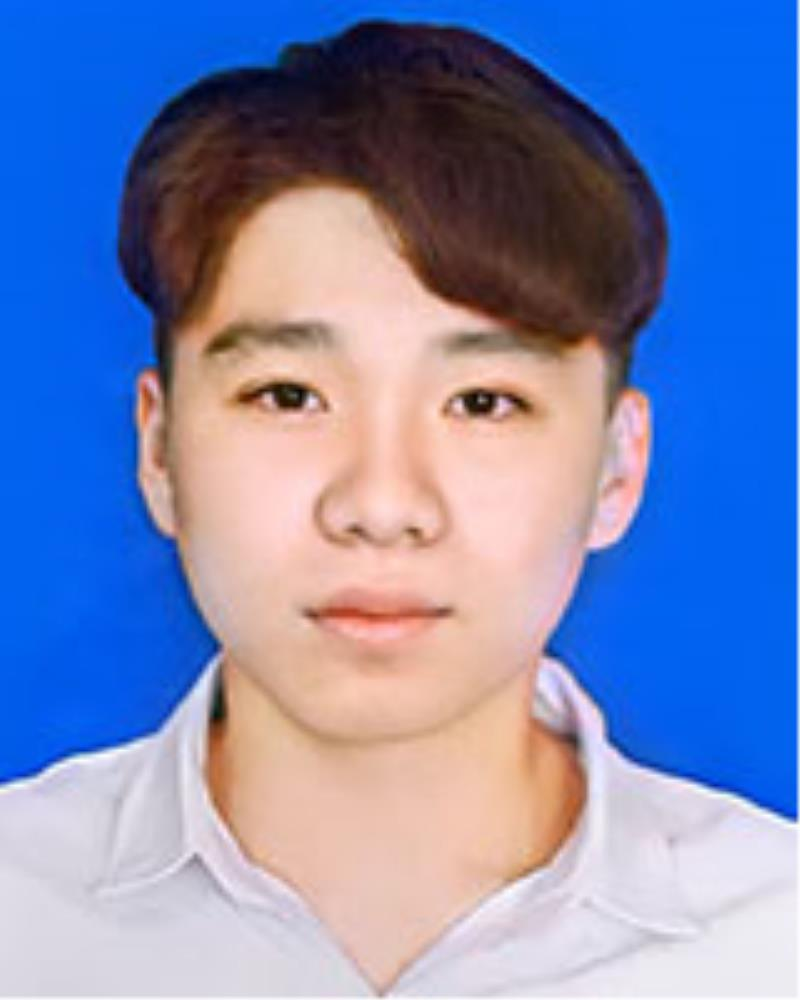
#> input picture project1/img/download.png, 800 x 1000 px
$ jupyter execute project1.ipynb
#> lines starting #> are read from the running program, lines starting #| are printed output that depends on the picture; after the words box and inside, x2 and y2 are one past the last pixel; in counts of white or black regions, pixels touching at a corner belong together
# Import libraries

[cell 1]
import numpy as np
import cv2
import matplotlib.pyplot as plt

path = "./img/download.png"

# Checkered Board

[cell 2]
def create_chess_board(W, h, rows, cols):
    # Tạo một mảng 2 chiều với kích thước rows x cols và đặt giá trị xen kẽ 0 và 1
#> called with W = 800, h = 800, rows = 8, cols = 8
    board = np.zeros((rows, cols))
    board[1::2, ::2] = 1
    board[::2, 1::2] = 1

    # Tạo một mảng 2 chiều với kích thước h x W
    img = np.zeros((h, W), dtype=np.uint8)
    # Tính toán kích thước của mỗi ô cờ
    square_height = h // rows
    square_width = W // cols

    # Lặp qua các hàng và cột, tô màu trắng cho các ô có giá trị 1
    for i in range(rows):
        for j in range(cols):
            if board[i, j] == 1:
                img[i * square_height:(i + 1) * square_height, j * square_width:(j + 1) * square_width] = 255
    return img

# Hiển thị hình ảnh
plt.imshow(create_chess_board(800, 800, 8, 8), cmap='gray')
plt.show()

# Color Corection

[cell 3]
import cv2
import matplotlib.pyplot as plt

def grayscale_image(path):
    """Đọc hình ảnh grayscale từ đường dẫn và đảo ngược màu sắc."""
#> called with path = './img/download.png'
    img = cv2.imread(path, cv2.IMREAD_GRAYSCALE)
#> img: shape (1000, 800); min 3, max 255, mean 136.6
    return img

def color_orection(img):
    """Đảo ngược màu sắc của hình ảnh."""
    return 255 - img
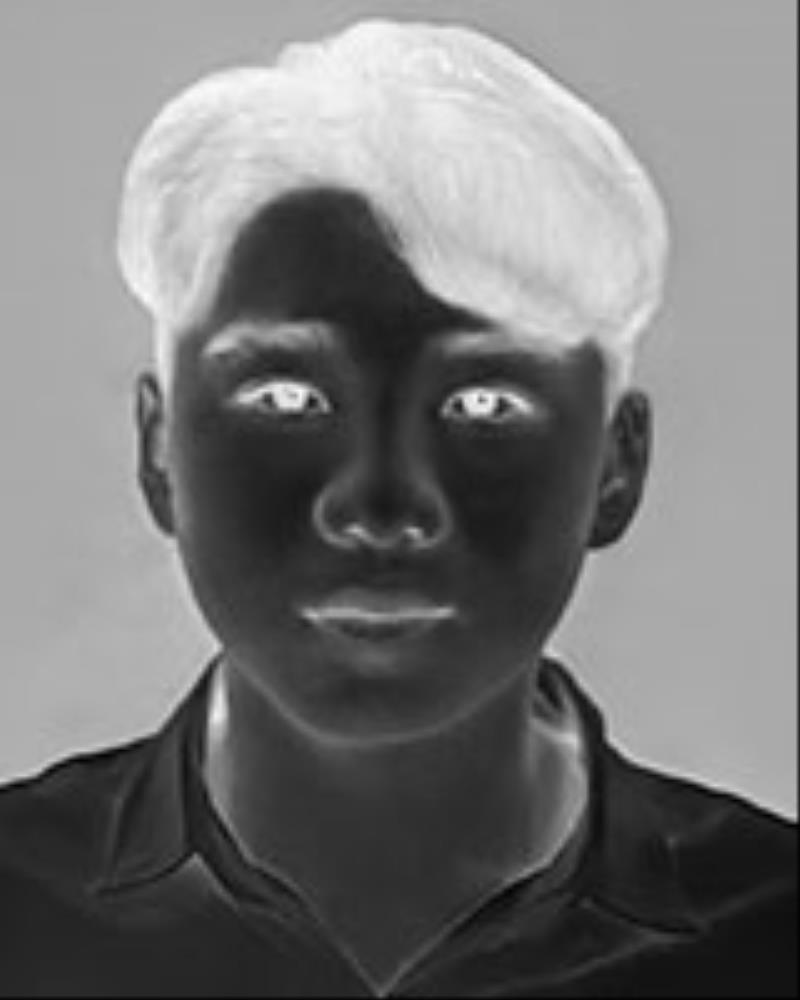
#> returned value: shape (1000, 800); min 0, max 252, mean 118.4
def display_image(img, cmap="gray"):
    plt.imshow(img, cmap=cmap)
    plt.show()

display_image(grayscale_image(path))
display_image(color_orection(grayscale_image(path)))

# Rotate image

[cell 4]
def rotate_image(image):
    """
    Xoay ngược hình ảnh 180 độ bằng vòng lặp for.

    Tham số:
    image (numpy.ndarray): Hình ảnh dưới dạng mảng numpy.

    Trả về:
    numpy.ndarray: Hình ảnh sau khi xoay ngược 180 độ.
    """

    # Lấy kích thước của hình ảnh
    h, w = image.shape[:2]
#> h = 1000; w = 800

    # Tạo một mảng rỗng để lưu trữ hình ảnh đã xoay
    rotated = np.zeros_like(image)

    for i in range(h):
        for j in range(w):
            rotated[h - 1 - i, w - 1 - j] = image[i, j]
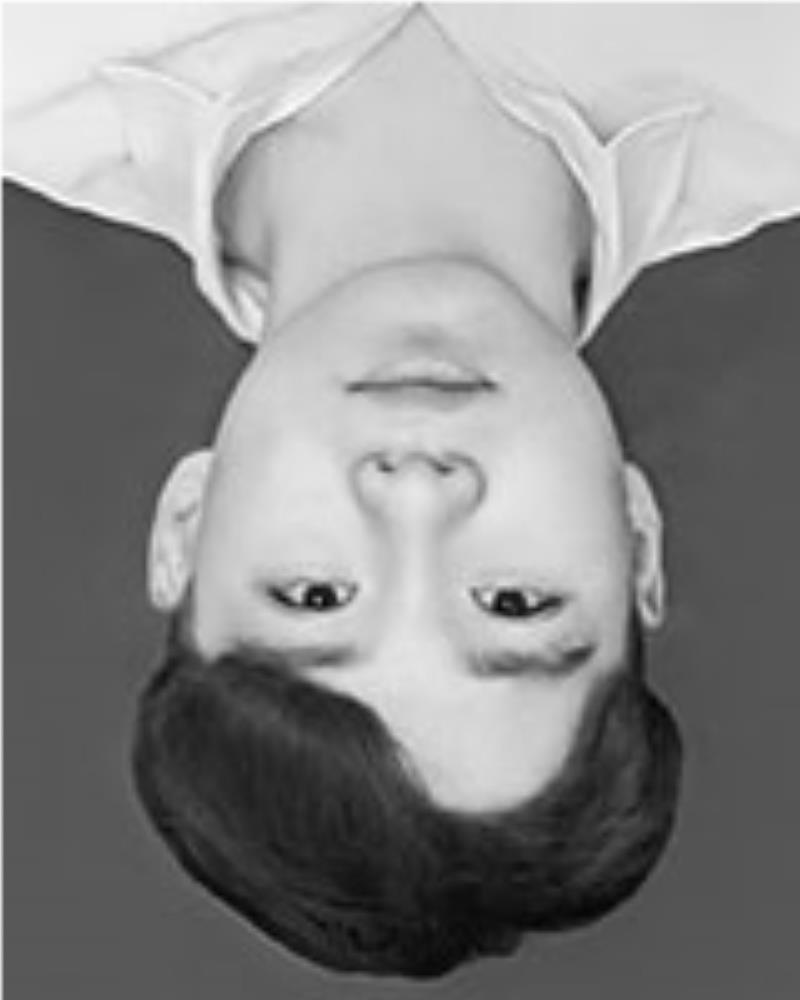
#> rotated: shape (1000, 800); min 3, max 255, mean 136.6

    return rotated

img = rotate_image(grayscale_image(path= path))
display_image(img)

# Color Separation

[cell 5]
pathv2 = "./img/imagev2.jpg"
imgv2 = grayscale_image(path= pathv2)
#> call 4 of grayscale_image, with path = './img/imagev2.jpg'
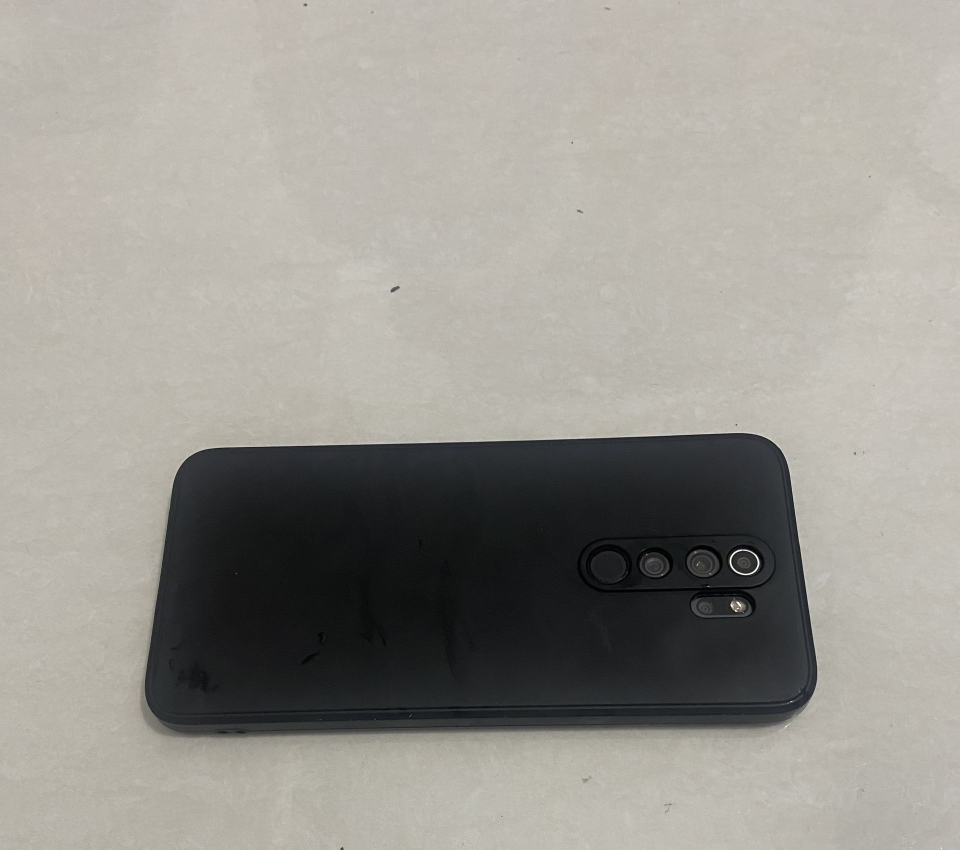
#> input picture project1/img/imagev2.jpg, 1920 x 1700 px (shown at 1/2 size)
display_image(imgv2)

[cell 6]
def separate_object(img, threshold_value=80):
    """
    Tách đối tượng từ hình ảnh đen trắng sử dụng phương pháp ngưỡng (threshold) với vòng lặp for.
    """
#> called with threshold_value = 80
    # Lấy kích thước của hình ảnh
    h, w = img.shape
#> h = 1700; w = 1920

    # Tạo một mảng rỗng để lưu trữ hình ảnh sau khi áp dụng ngưỡng
    thresholded_image = np.zeros((h, w), dtype=np.uint8)

    for i in range(h):
        for j in range(w):
            if img[i, j] > threshold_value:
                thresholded_image[i, j] = 255
            else:
                thresholded_image[i, j] = 0
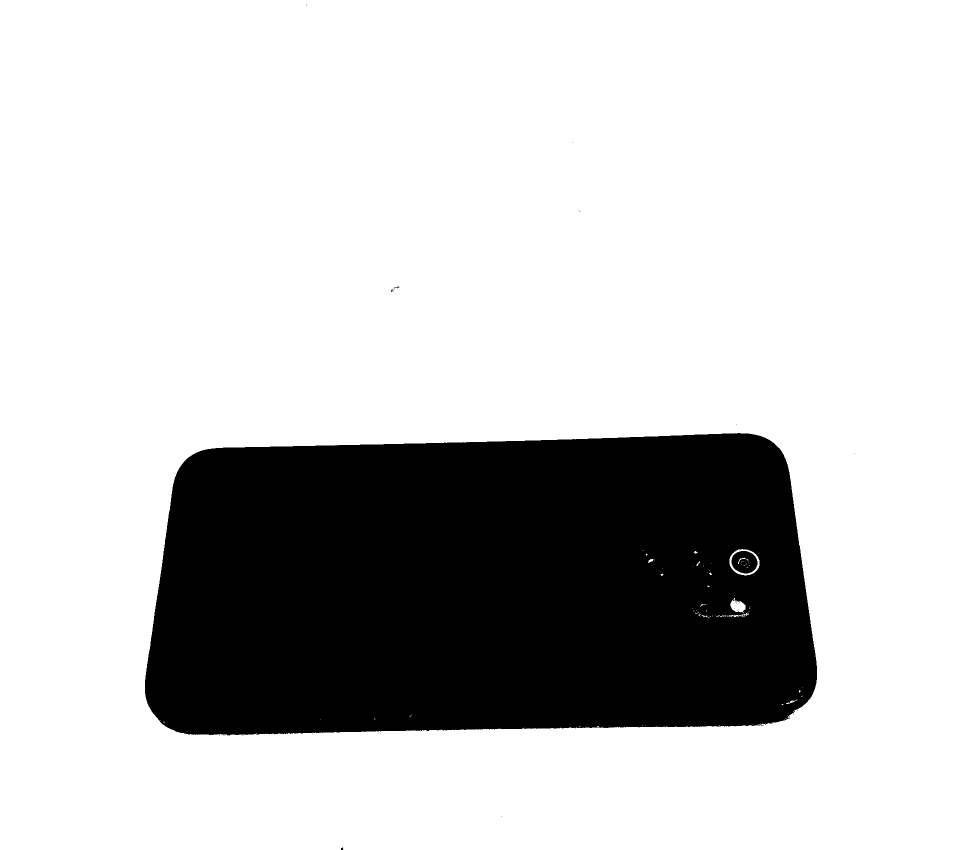
#> thresholded_image: shape (1700, 1920) (shown at 1/2 size); 77.5% white; 25 black regions (23 under 20 px), largest, box (x1, y1, x2, y2) and area: (290, 866, 1634, 1471) 734062, (1463, 1102, 1515, 1147) 1760

    return thresholded_image

display_image(separate_object(imgv2), cmap='gray')

# Corner Line

[cell 7]
import numpy as np
import matplotlib.pyplot as plt

def draw_black_line(img, line_length=300, line_thickness=50):
#> called with line_length = 300, line_thickness = 50
    h, w = img.shape
#> h = 1000; w = 800

        # Vòng lặp để thay đổi các pixel và tạo ra đường thẳng đen
    for j in range(min(line_length, h)):  # Giới hạn j trong phạm vi của ảnh
        for k in range(line_thickness):  # Độ dày của đường thẳng
            x = line_length - j + k - line_thickness
            if 0 <= x < w:  # Đảm bảo x nằm trong phạm vi hợp lệ
                img[j, x] = 0  # Đặt pixel thành màu đen
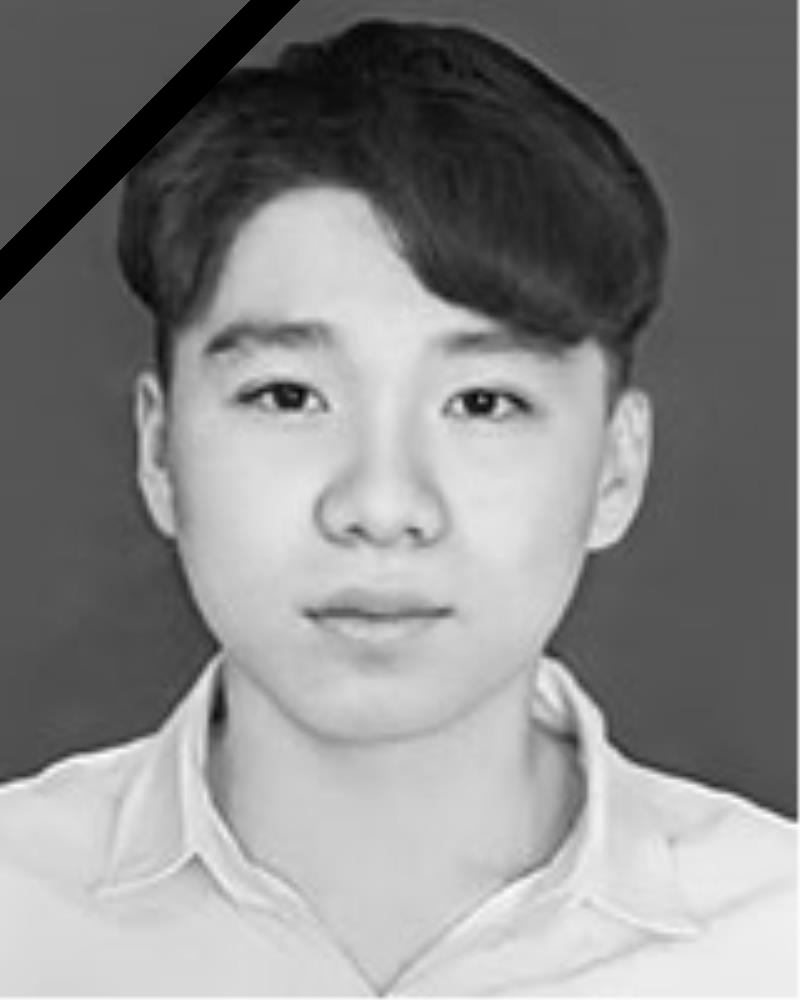
#> img: shape (1000, 800); min 0, max 255, mean 135.3


    return img

img = grayscale_image(path=path)
img_with_line = draw_black_line(img)

plt.imshow(img_with_line, cmap='gray')
plt.show()

# Gradient

[cell 8]
def create_gradient_image(w, h):
    """
    Tạo một hình ảnh có gradient từ trắng đến đen sử dụng vòng lặp for.

    Tham số:
    - w (int): Chiều rộng của hình ảnh.
    - h (int): Chiều cao của hình ảnh.

    Trả về:
    - gradient_image (numpy.ndarray): Hình ảnh với gradient từ trắng đến đen.
    """
#> called with w = 256, h = 256
    # Tạo một mảng rỗng để lưu trữ hình ảnh gradient
    gradient_image = np.zeros((h, w), dtype=np.uint8)

    # Sử dụng vòng lặp for để tạo gradient
    for i in range(h):
        # Tính giá trị màu cho mỗi hàng (từ 255 đến 0)
        color_value = int(255 * (1 - i / (h - 1)))

        # Gán giá trị màu cho toàn bộ hàng
        gradient_image[i, :] = color_value

    return gradient_image

w, h = 256, 256
gradient_img = create_gradient_image(w, h)
plt.imshow(gradient_img, cmap='gray', vmin=0, vmax=255)
plt.show()

# Letter B

[cell 9]
def draw_letter_b_numpy(height=350, width=250):

#> called with height = 350, width = 250
    img = np.ones((height, width), dtype=np.uint8) * 255
    # Vẽ đường dọc của chữ B
    for i in range(50, 300):
        for j in range(50, 50 + 50):
                img[i, j] = 0
    # Vẽ đường ngang của chữ B
    for i in range(50, 100):
        for j in range(100, 150):
            img[i, j] = 0

    for i in range(150, 200):
        for j in range(100, 150):
            img[i, j] = 0

    for i in range(250, 300):
        for j in range(100, 150):
            img[i, j] = 0
    # Vẽ đường dọc cuối của chữ B
    for i in range(75, 165):
        for j in range(150, 200):
            img[i, j] = 0

    for i in range(185, 275):
        for j in range(150, 200):
            img[i, j] = 0

    plt.imshow(img, cmap='gray')
    plt.show()
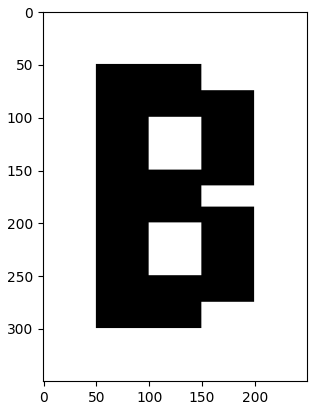
#> figure drawn by matplotlib, 1 panel


draw_letter_b_numpy()

# Find secret by subtract

[cell 10]
pathv3 = "./img/imgfinal1.jpg"
img = grayscale_image(pathv3)
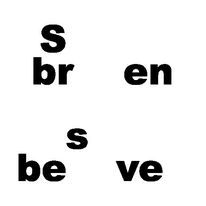
#> input picture project1/img/imgfinal1.jpg, 206 x 206 px
#> in grayscale_image, img is the input picture: shape (206, 206); min 0, max 255, mean 234
pathv4 = "./img/imgfinal2.jpg"
img2 = grayscale_image(pathv4)
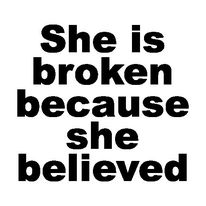
#> input picture project1/img/imgfinal2.jpg, 206 x 206 px
#> in grayscale_image, img is the input picture: shape (206, 206); min 0, max 255, mean 195.8

display_image(img)
display_image(img2)

[cell 11]
def subtract_img(img1,img2):
    if img1.shape != img2.shape:
        raise ValueError("Hai hình ảnh phải có cùng kích thước")

    result = img1.astype(np.int16) - img2.astype(np.int16)
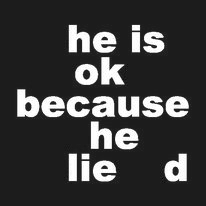
#> result: shape (206, 206) int16; min -32, max 255, mean 38.2; drawn with min black and max white

    result = np.clip(result, 0, 255)
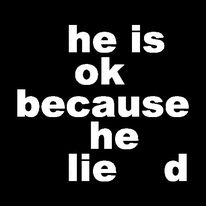
#> result: shape (206, 206) int16; min 0, max 255, mean 38.3

    return result.astype(np.uint8)
#> returned value: shape (206, 206)

display_image(subtract_img(img,img2))
